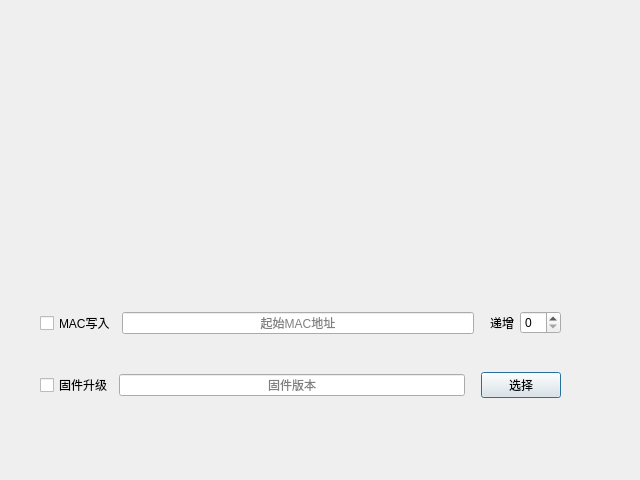
<?xml version="1.0" encoding="UTF-8"?>
<ui version="4.0">
 <class>Dialog</class>
 <widget class="QDialog" name="Dialog">
  <property name="geometry">
   <rect>
    <x>0</x>
    <y>0</y>
    <width>640</width>
    <height>480</height>
   </rect>
  </property>
  <property name="windowTitle">
   <string>Dialog</string>
  </property>
  <widget class="QWidget" name="verticalLayoutWidget">
   <property name="geometry">
    <rect>
     <x>40</x>
     <y>280</y>
     <width>521</width>
     <height>151</height>
    </rect>
   </property>
   <layout class="QVBoxLayout" name="verticalLayout">
    <item>
     <layout class="QHBoxLayout" name="horizontalLayout">
      <item>
       <widget class="CheckBox" name="CheckBox_Mac">
        <property name="text">
         <string>MAC写入</string>
        </property>
       </widget>
      </item>
      <item>
       <widget class="LineEdit" name="Edit_Mac">
        <property name="text">
         <string/>
        </property>
        <property name="alignment">
         <set>Qt::AlignCenter</set>
        </property>
        <property name="placeholderText">
         <string>起始MAC地址</string>
        </property>
       </widget>
      </item>
      <item>
       <spacer name="horizontalSpacer_2">
        <property name="orientation">
         <enum>Qt::Horizontal</enum>
        </property>
        <property name="sizeType">
         <enum>QSizePolicy::Fixed</enum>
        </property>
        <property name="sizeHint" stdset="0">
         <size>
          <width>10</width>
          <height>20</height>
         </size>
        </property>
       </spacer>
      </item>
      <item>
       <widget class="BodyLabel" name="BodyLabel">
        <property name="text">
         <string>递增</string>
        </property>
       </widget>
      </item>
      <item>
       <widget class="CompactSpinBox" name="CompactSpinBox_MacOffset"/>
      </item>
     </layout>
    </item>
    <item>
     <layout class="QHBoxLayout" name="horizontalLayout_2">
      <item>
       <widget class="CheckBox" name="CheckBox_FirmUpdate">
        <property name="text">
         <string>固件升级</string>
        </property>
       </widget>
      </item>
      <item>
       <widget class="LineEdit" name="Edit_FirmVersion">
        <property name="text">
         <string/>
        </property>
        <property name="alignment">
         <set>Qt::AlignCenter</set>
        </property>
        <property name="readOnly">
         <bool>true</bool>
        </property>
        <property name="placeholderText">
         <string>固件版本</string>
        </property>
       </widget>
      </item>
      <item>
       <spacer name="horizontalSpacer">
        <property name="orientation">
         <enum>Qt::Horizontal</enum>
        </property>
        <property name="sizeType">
         <enum>QSizePolicy::Fixed</enum>
        </property>
        <property name="sizeHint" stdset="0">
         <size>
          <width>10</width>
          <height>20</height>
         </size>
        </property>
       </spacer>
      </item>
      <item>
       <widget class="PrimaryPushButton" name="Button_FileSel">
        <property name="text">
         <string>选择</string>
        </property>
       </widget>
      </item>
     </layout>
    </item>
   </layout>
  </widget>
 </widget>
 <customwidgets>
  <customwidget>
   <class>CheckBox</class>
   <extends>QCheckBox</extends>
   <header>qfluentwidgets</header>
  </customwidget>
  <customwidget>
   <class>PushButton</class>
   <extends>QPushButton</extends>
   <header>qfluentwidgets</header>
  </customwidget>
  <customwidget>
   <class>PrimaryPushButton</class>
   <extends>PushButton</extends>
   <header>qfluentwidgets</header>
  </customwidget>
  <customwidget>
   <class>BodyLabel</class>
   <extends>QLabel</extends>
   <header>qfluentwidgets</header>
  </customwidget>
  <customwidget>
   <class>LineEdit</class>
   <extends>QLineEdit</extends>
   <header>qfluentwidgets</header>
  </customwidget>
  <customwidget>
   <class>CompactSpinBox</class>
   <extends>QSpinBox</extends>
   <header>qfluentwidgets</header>
  </customwidget>
 </customwidgets>
 <resources/>
 <connections/>
</ui>
